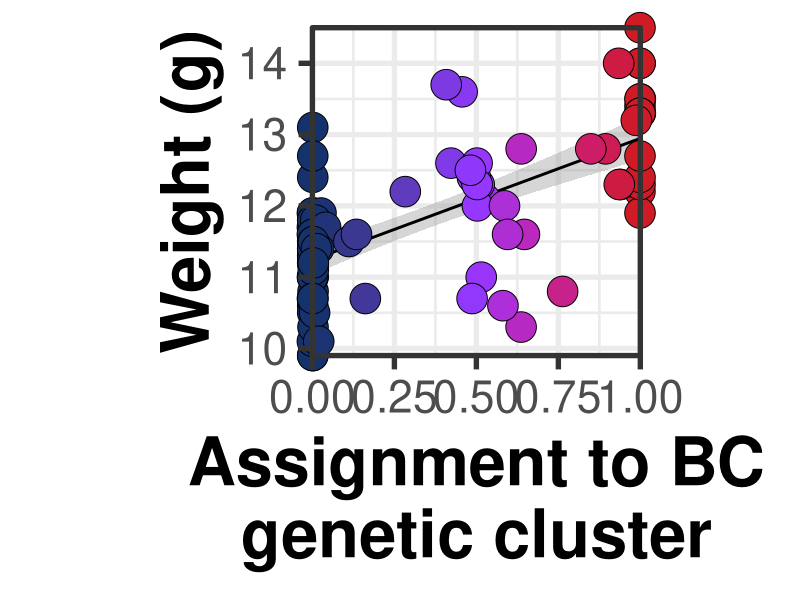
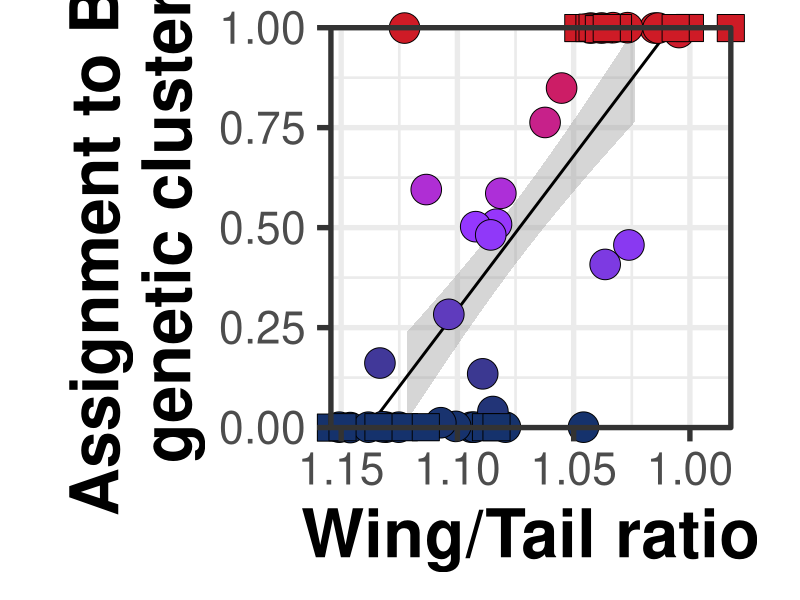
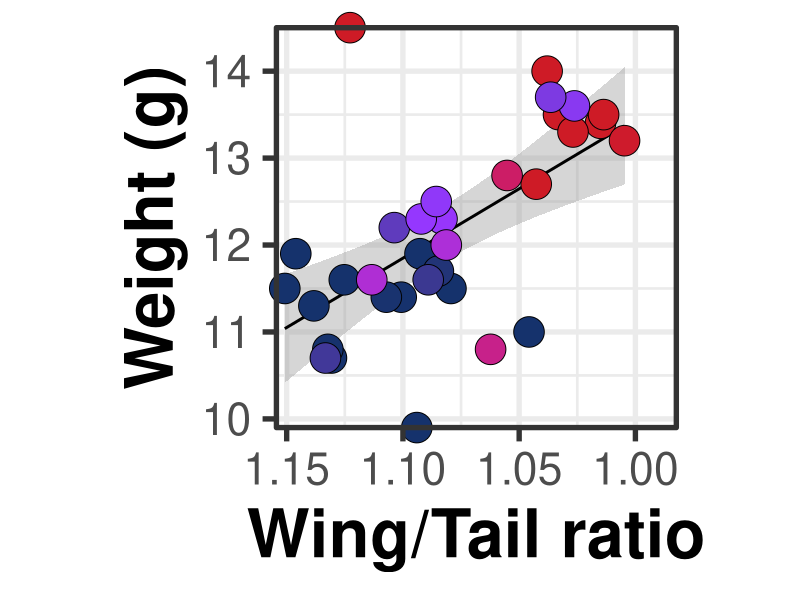

Here is the R script that generated these plots, in order:
# This code corresponds to Fig S15 in Alexander et al.
# It creates Fig. 5 (plotting and calculating correlations of average 
# assignment to black-capped chickadee genetic cluster, weight (g) and 
# wing/tail ratio) in the main manuscript of Alexander et al.

# 1. Loading required library
library(tidyverse)

# 2. Setwd
setwd("chickadee/output/")

# 3. Reading in data (tab delimited), dropping last blank row
temp <- read_tsv("../data/Table_S1.txt")
temp <- temp[1:165,]

# 4. Plot and rsq for Weight vs cluster assignment. Saved plot as 1000 pixels in width.
# Fig_5_weight_cluster.png in output folder
ggplot(temp,aes(y=Weight,x=BC_genetic_cluster_assignment,fill=BC_genetic_cluster_assignment,shape=Sampling_period),color="black") + 
  geom_smooth(method = "lm",color="black") +
  geom_point(size=10) +  
  scale_x_continuous(limits=c(0,1),expand = c(0, 0),name = str_wrap("Assignment to BC genetic cluster",width=20)) + 
  scale_y_continuous(expand = c(0, 0),name=str_wrap("Weight (g)", width=20))  + 
  scale_fill_gradientn(colors=c("#15326C","#9437FF","#CE1B26")) + 
  scale_shape_manual(values = c(21,22,23,24)) +
  theme_bw(base_size = 40) +
  theme(aspect.ratio = 1) +
  theme(legend.position = "none") +
  coord_cartesian(clip = 'off') + 
  theme(axis.title=element_text(size=48,face="bold"))

temptemp <- temp %>% 
  filter(!is.na(Weight)) %>% filter(!is.na(BC_genetic_cluster_assignment)) %>% 
  select(Weight,BC_genetic_cluster_assignment) 

cor(temptemp[,1],temptemp[,2])^2

# 5. Plot and rsq for Wing/Tail ratio vs cluster assignment. Saved plot as 1000 pixels in width.
# Fig_5_cluster_wingtailratio.png in output folder
tempwingtail <- temp %>% 
  mutate(Tail=as.numeric(Tail)) %>% 
  filter(!is.na(Wing)) %>% 
  filter(!is.na(Tail)) %>%  
  filter(!is.na(BC_genetic_cluster_assignment)) %>% 
  mutate(Wing_Tail_Ratio=(Wing/Tail))
    
ggplot(tempwingtail,aes(x=Wing_Tail_Ratio,y=BC_genetic_cluster_assignment,fill=BC_genetic_cluster_assignment),color="black") + 
      geom_smooth(method = "lm",color="black") +
      geom_point(tempwingtail,size=10,mapping=aes(shape=Sampling_period)) +  
      scale_x_reverse(expand = c(0, 0),name = str_wrap("Wing/Tail ratio",width=20)) + 
      scale_y_continuous(limits=c(0,1),expand = c(0, 0),name=str_wrap("Assignment to BC genetic cluster", width=20))  + 
      scale_fill_gradientn(colors=c("#15326C","#9437FF","#CE1B26")) + 
      scale_shape_manual(values = c(21,22,23,24)) +
      theme_bw(base_size = 40) +
      theme(aspect.ratio = 1) +
      theme(legend.position = "none") +
      coord_cartesian(clip = 'off') + 
      theme(axis.title=element_text(size=48,face="bold"))

cor(tempwingtail$Wing_Tail_Ratio,tempwingtail$BC_genetic_cluster_assignment)^2    

# 6. Plot and rsq for Wing/Tail ratio vs Weight. Saved plot as 1000 pixels in width.
# Fig_5_weight_wingtailratio.png in output folder
ggplot(tempwingtail,aes(x=Wing_Tail_Ratio,y=Weight,fill=BC_genetic_cluster_assignment),color="black") + 
  geom_smooth(method = "lm",color="black") +
  geom_point(tempwingtail,size=10,mapping=aes(shape=Sampling_period)) +  
  scale_x_reverse(expand = c(0, 0),name = str_wrap("Wing/Tail ratio",width=20)) + 
  scale_y_continuous(expand = c(0, 0),name=str_wrap("Weight (g)", width=20))  + 
  scale_fill_gradientn(colors=c("#15326C","#9437FF","#CE1B26")) + 
  scale_shape_manual(values = c(21,22,23,24)) +
  theme_bw(base_size = 40) +
  theme(aspect.ratio = 1) +
  theme(legend.position = "none") +
  coord_cartesian(clip = 'off') + 
  theme(axis.title=element_text(size=48,face="bold"))

tempwingtail <- tempwingtail %>% 
  filter(!is.na(Weight))

cor(tempwingtail$Wing_Tail_Ratio,tempwingtail$Weight)^2  

# Manually arranged these plots in ppt/illustrator along with rsq

sessionInfo()
#R version 3.5.1 (2018-07-02)
#Platform: x86_64-apple-darwin15.6.0 (64-bit)
#Running under: macOS Sierra 10.12.6
#
#Matrix products: default
#BLAS: /System/Library/Frameworks/Accelerate.framework/Versions/A/Frameworks/vecLib.framework/Versions/A/libBLAS.dylib
#LAPACK: /Library/Frameworks/R.framework/Versions/3.5/Resources/lib/libRlapack.dylib
#
#locale:
#  [1] en_NZ.UTF-8/en_NZ.UTF-8/en_NZ.UTF-8/C/en_NZ.UTF-8/en_NZ.UTF-8
#
#attached base packages:
#  [1] stats     graphics  grDevices utils     datasets  methods   base     
#
#other attached packages:
#  [1] bindrcpp_0.2.2     forcats_0.3.0      stringr_1.3.1      dplyr_0.7.8        purrr_0.3.0        readr_1.3.1       
#[7] tidyr_0.8.2        tibble_2.0.1       ggplot2_3.1.0.9000 tidyverse_1.2.1   
#
#loaded via a namespace (and not attached):
#  [1] Rcpp_1.0.1       cellranger_1.1.0 pillar_1.3.1     compiler_3.5.1   bindr_0.1.1      tools_3.5.1      jsonlite_1#.6    
#[8] lubridate_1.7.4  nlme_3.1-137     gtable_0.2.0     lattice_0.20-38  pkgconfig_2.0.2  rlang_0.3.1      cli_1.0.1       
#[15] rstudioapi_0.9.0 yaml_2.2.0       haven_2.0.0      withr_2.1.2      xml2_1.2.0       httr_1.4.0       generics_0.0.2  
#[22] hms_0.4.2        grid_3.5.1       tidyselect_0.2.5 glue_1.3.0       R6_2.3.0         fansi_0.4.0      readxl_1.2.0    
#[29] modelr_0.1.2     magrittr_1.5     backports_1.1.3  scales_1.0.0     rvest_0.3.2      assertthat_0.2.0 colorspace_1.4-0
#[36] labeling_0.3     utf8_1.1.4       stringi_1.2.4    lazyeval_0.2.1   munsell_0.5.0    broom_0.5.1      crayon_1.3.4 
